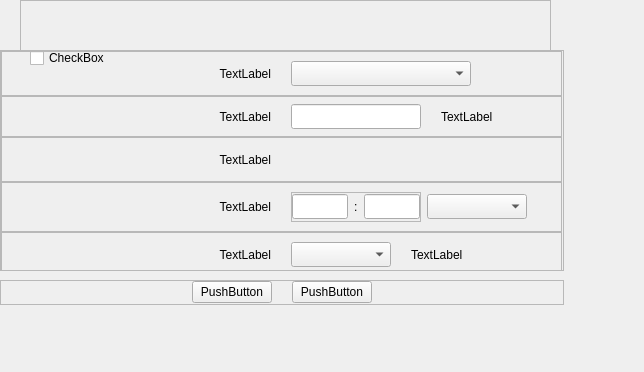
<?xml version="1.0" encoding="UTF-8"?>
<ui version="4.0">
 <class>TrafficSetting</class>
 <widget class="QWidget" name="TrafficSetting">
  <property name="geometry">
   <rect>
    <x>0</x>
    <y>0</y>
    <width>644</width>
    <height>372</height>
   </rect>
  </property>
  <property name="windowTitle">
   <string>Form</string>
  </property>
  <widget class="QCheckBox" name="checkBox">
   <property name="geometry">
    <rect>
     <x>30</x>
     <y>50</y>
     <width>191</width>
     <height>16</height>
    </rect>
   </property>
   <property name="text">
    <string>CheckBox</string>
   </property>
  </widget>
  <widget class="QFrame" name="frame">
   <property name="geometry">
    <rect>
     <x>20</x>
     <y>0</y>
     <width>531</width>
     <height>52</height>
    </rect>
   </property>
   <property name="frameShape">
    <enum>QFrame::StyledPanel</enum>
   </property>
   <property name="frameShadow">
    <enum>QFrame::Raised</enum>
   </property>
   <layout class="QHBoxLayout" name="horizontalLayout_12">
    <property name="margin">
     <number>0</number>
    </property>
    <item>
     <widget class="QLabel" name="label_7">
      <property name="sizePolicy">
       <sizepolicy hsizetype="Expanding" vsizetype="Preferred">
        <horstretch>0</horstretch>
        <verstretch>0</verstretch>
       </sizepolicy>
      </property>
      <property name="text">
       <string/>
      </property>
     </widget>
    </item>
    <item>
     <widget class="QProgressIndicator" name="widget" native="true">
      <property name="minimumSize">
       <size>
        <width>50</width>
        <height>0</height>
       </size>
      </property>
     </widget>
    </item>
    <item>
     <spacer name="horizontalSpacer_2">
      <property name="orientation">
       <enum>Qt::Horizontal</enum>
      </property>
      <property name="sizeType">
       <enum>QSizePolicy::Fixed</enum>
      </property>
      <property name="sizeHint" stdset="0">
       <size>
        <width>75</width>
        <height>20</height>
       </size>
      </property>
     </spacer>
    </item>
   </layout>
  </widget>
  <widget class="QFrame" name="frame_2">
   <property name="geometry">
    <rect>
     <x>0</x>
     <y>280</y>
     <width>564</width>
     <height>25</height>
    </rect>
   </property>
   <property name="frameShape">
    <enum>QFrame::StyledPanel</enum>
   </property>
   <property name="frameShadow">
    <enum>QFrame::Raised</enum>
   </property>
   <layout class="QHBoxLayout" name="horizontalLayout_13">
    <property name="spacing">
     <number>20</number>
    </property>
    <property name="margin">
     <number>0</number>
    </property>
    <item>
     <spacer name="horizontalSpacer_7">
      <property name="orientation">
       <enum>Qt::Horizontal</enum>
      </property>
      <property name="sizeHint" stdset="0">
       <size>
        <width>89</width>
        <height>20</height>
       </size>
      </property>
     </spacer>
    </item>
    <item>
     <widget class="QPushButton" name="pushButton">
      <property name="text">
       <string>PushButton</string>
      </property>
     </widget>
    </item>
    <item>
     <widget class="QPushButton" name="pushButton_2">
      <property name="text">
       <string>PushButton</string>
      </property>
     </widget>
    </item>
    <item>
     <spacer name="horizontalSpacer_8">
      <property name="orientation">
       <enum>Qt::Horizontal</enum>
      </property>
      <property name="sizeHint" stdset="0">
       <size>
        <width>40</width>
        <height>20</height>
       </size>
      </property>
     </spacer>
    </item>
   </layout>
  </widget>
  <widget class="QFrame" name="frame_9">
   <property name="geometry">
    <rect>
     <x>0</x>
     <y>50</y>
     <width>564</width>
     <height>221</height>
    </rect>
   </property>
   <property name="frameShape">
    <enum>QFrame::StyledPanel</enum>
   </property>
   <property name="frameShadow">
    <enum>QFrame::Raised</enum>
   </property>
   <widget class="QWidget" name="layoutWidget">
    <property name="geometry">
     <rect>
      <x>1</x>
      <y>1</y>
      <width>561</width>
      <height>226</height>
     </rect>
    </property>
    <layout class="QVBoxLayout" name="verticalLayout">
     <property name="spacing">
      <number>0</number>
     </property>
     <item>
      <widget class="QFrame" name="frame_4">
       <property name="frameShape">
        <enum>QFrame::StyledPanel</enum>
       </property>
       <property name="frameShadow">
        <enum>QFrame::Raised</enum>
       </property>
       <layout class="QHBoxLayout" name="horizontalLayout_11">
        <property name="spacing">
         <number>20</number>
        </property>
        <item>
         <widget class="QLabel" name="label_2">
          <property name="sizePolicy">
           <sizepolicy hsizetype="Expanding" vsizetype="Preferred">
            <horstretch>0</horstretch>
            <verstretch>0</verstretch>
           </sizepolicy>
          </property>
          <property name="minimumSize">
           <size>
            <width>260</width>
            <height>25</height>
           </size>
          </property>
          <property name="maximumSize">
           <size>
            <width>260</width>
            <height>25</height>
           </size>
          </property>
          <property name="text">
           <string>TextLabel</string>
          </property>
          <property name="alignment">
           <set>Qt::AlignRight|Qt::AlignTrailing|Qt::AlignVCenter</set>
          </property>
         </widget>
        </item>
        <item>
         <layout class="QHBoxLayout" name="horizontalLayout_2">
          <item>
           <widget class="QComboBox" name="comboBox">
            <property name="minimumSize">
             <size>
              <width>180</width>
              <height>25</height>
             </size>
            </property>
            <property name="maximumSize">
             <size>
              <width>16777215</width>
              <height>16777215</height>
             </size>
            </property>
           </widget>
          </item>
          <item>
           <spacer name="horizontalSpacer">
            <property name="orientation">
             <enum>Qt::Horizontal</enum>
            </property>
            <property name="sizeHint" stdset="0">
             <size>
              <width>40</width>
              <height>20</height>
             </size>
            </property>
           </spacer>
          </item>
         </layout>
        </item>
       </layout>
      </widget>
     </item>
     <item>
      <widget class="QFrame" name="frame_5">
       <property name="frameShape">
        <enum>QFrame::StyledPanel</enum>
       </property>
       <property name="frameShadow">
        <enum>QFrame::Raised</enum>
       </property>
       <layout class="QHBoxLayout" name="horizontalLayout_7">
        <property name="spacing">
         <number>20</number>
        </property>
        <property name="topMargin">
         <number>2</number>
        </property>
        <property name="bottomMargin">
         <number>2</number>
        </property>
        <item>
         <widget class="QLabel" name="label_8">
          <property name="sizePolicy">
           <sizepolicy hsizetype="Expanding" vsizetype="Preferred">
            <horstretch>0</horstretch>
            <verstretch>0</verstretch>
           </sizepolicy>
          </property>
          <property name="minimumSize">
           <size>
            <width>260</width>
            <height>25</height>
           </size>
          </property>
          <property name="maximumSize">
           <size>
            <width>260</width>
            <height>25</height>
           </size>
          </property>
          <property name="text">
           <string>TextLabel</string>
          </property>
          <property name="alignment">
           <set>Qt::AlignRight|Qt::AlignTrailing|Qt::AlignVCenter</set>
          </property>
         </widget>
        </item>
        <item>
         <layout class="QHBoxLayout" name="horizontalLayout_3">
          <item>
           <widget class="QLineEdit" name="lineEdit">
            <property name="minimumSize">
             <size>
              <width>130</width>
              <height>25</height>
             </size>
            </property>
            <property name="maximumSize">
             <size>
              <width>130</width>
              <height>25</height>
             </size>
            </property>
           </widget>
          </item>
          <item>
           <widget class="QLabel" name="label_6">
            <property name="text">
             <string>TextLabel</string>
            </property>
           </widget>
          </item>
          <item>
           <spacer name="horizontalSpacer_4">
            <property name="orientation">
             <enum>Qt::Horizontal</enum>
            </property>
            <property name="sizeHint" stdset="0">
             <size>
              <width>40</width>
              <height>20</height>
             </size>
            </property>
           </spacer>
          </item>
         </layout>
        </item>
       </layout>
      </widget>
     </item>
     <item>
      <widget class="QFrame" name="frame_6">
       <property name="frameShape">
        <enum>QFrame::StyledPanel</enum>
       </property>
       <property name="frameShadow">
        <enum>QFrame::Raised</enum>
       </property>
       <layout class="QHBoxLayout" name="horizontalLayout_8">
        <property name="spacing">
         <number>20</number>
        </property>
        <item>
         <widget class="QLabel" name="label_9">
          <property name="sizePolicy">
           <sizepolicy hsizetype="Expanding" vsizetype="Preferred">
            <horstretch>0</horstretch>
            <verstretch>0</verstretch>
           </sizepolicy>
          </property>
          <property name="minimumSize">
           <size>
            <width>260</width>
            <height>25</height>
           </size>
          </property>
          <property name="maximumSize">
           <size>
            <width>260</width>
            <height>25</height>
           </size>
          </property>
          <property name="text">
           <string>TextLabel</string>
          </property>
          <property name="alignment">
           <set>Qt::AlignRight|Qt::AlignTrailing|Qt::AlignVCenter</set>
          </property>
         </widget>
        </item>
        <item>
         <layout class="QHBoxLayout" name="horizontalLayout_4">
          <item>
           <spacer name="horizontalSpacer_3">
            <property name="orientation">
             <enum>Qt::Horizontal</enum>
            </property>
            <property name="sizeHint" stdset="0">
             <size>
              <width>40</width>
              <height>20</height>
             </size>
            </property>
           </spacer>
          </item>
         </layout>
        </item>
       </layout>
      </widget>
     </item>
     <item>
      <widget class="QFrame" name="frame_7">
       <property name="frameShape">
        <enum>QFrame::StyledPanel</enum>
       </property>
       <property name="frameShadow">
        <enum>QFrame::Raised</enum>
       </property>
       <layout class="QHBoxLayout" name="horizontalLayout_9">
        <property name="spacing">
         <number>20</number>
        </property>
        <item>
         <widget class="QLabel" name="label">
          <property name="minimumSize">
           <size>
            <width>260</width>
            <height>25</height>
           </size>
          </property>
          <property name="maximumSize">
           <size>
            <width>260</width>
            <height>25</height>
           </size>
          </property>
          <property name="text">
           <string>TextLabel</string>
          </property>
          <property name="alignment">
           <set>Qt::AlignRight|Qt::AlignTrailing|Qt::AlignVCenter</set>
          </property>
         </widget>
        </item>
        <item>
         <layout class="QHBoxLayout" name="horizontalLayout_5">
          <property name="spacing">
           <number>6</number>
          </property>
          <property name="sizeConstraint">
           <enum>QLayout::SetFixedSize</enum>
          </property>
          <item>
           <widget class="QFrame" name="frame_3">
            <property name="minimumSize">
             <size>
              <width>130</width>
              <height>30</height>
             </size>
            </property>
            <property name="maximumSize">
             <size>
              <width>130</width>
              <height>30</height>
             </size>
            </property>
            <property name="frameShape">
             <enum>QFrame::StyledPanel</enum>
            </property>
            <property name="frameShadow">
             <enum>QFrame::Raised</enum>
            </property>
            <layout class="QHBoxLayout" name="horizontalLayout_14">
             <property name="spacing">
              <number>6</number>
             </property>
             <property name="margin">
              <number>0</number>
             </property>
             <item>
              <layout class="QHBoxLayout" name="horizontalLayout">
               <property name="sizeConstraint">
                <enum>QLayout::SetDefaultConstraint</enum>
               </property>
               <item>
                <widget class="QLineEdit" name="lineEdit_2">
                 <property name="minimumSize">
                  <size>
                   <width>0</width>
                   <height>25</height>
                  </size>
                 </property>
                </widget>
               </item>
               <item>
                <widget class="QLabel" name="label_4">
                 <property name="text">
                  <string>:</string>
                 </property>
                </widget>
               </item>
               <item>
                <widget class="QLineEdit" name="lineEdit_3">
                 <property name="minimumSize">
                  <size>
                   <width>0</width>
                   <height>25</height>
                  </size>
                 </property>
                </widget>
               </item>
              </layout>
             </item>
            </layout>
           </widget>
          </item>
          <item>
           <widget class="QComboBox" name="comboBox_2">
            <property name="sizePolicy">
             <sizepolicy hsizetype="Preferred" vsizetype="Fixed">
              <horstretch>0</horstretch>
              <verstretch>0</verstretch>
             </sizepolicy>
            </property>
            <property name="minimumSize">
             <size>
              <width>100</width>
              <height>25</height>
             </size>
            </property>
            <property name="maximumSize">
             <size>
              <width>100</width>
              <height>25</height>
             </size>
            </property>
           </widget>
          </item>
          <item>
           <spacer name="horizontalSpacer_6">
            <property name="orientation">
             <enum>Qt::Horizontal</enum>
            </property>
            <property name="sizeHint" stdset="0">
             <size>
              <width>40</width>
              <height>20</height>
             </size>
            </property>
           </spacer>
          </item>
         </layout>
        </item>
       </layout>
      </widget>
     </item>
     <item>
      <widget class="QFrame" name="frame_8">
       <property name="frameShape">
        <enum>QFrame::StyledPanel</enum>
       </property>
       <property name="frameShadow">
        <enum>QFrame::Raised</enum>
       </property>
       <layout class="QHBoxLayout" name="horizontalLayout_10">
        <property name="spacing">
         <number>20</number>
        </property>
        <item>
         <widget class="QLabel" name="label_3">
          <property name="minimumSize">
           <size>
            <width>260</width>
            <height>25</height>
           </size>
          </property>
          <property name="maximumSize">
           <size>
            <width>260</width>
            <height>25</height>
           </size>
          </property>
          <property name="text">
           <string>TextLabel</string>
          </property>
          <property name="alignment">
           <set>Qt::AlignRight|Qt::AlignTrailing|Qt::AlignVCenter</set>
          </property>
         </widget>
        </item>
        <item>
         <layout class="QHBoxLayout" name="horizontalLayout_6">
          <item>
           <widget class="QComboBox" name="comboBox_3">
            <property name="minimumSize">
             <size>
              <width>100</width>
              <height>25</height>
             </size>
            </property>
           </widget>
          </item>
          <item>
           <widget class="QLabel" name="label_5">
            <property name="text">
             <string>TextLabel</string>
            </property>
           </widget>
          </item>
          <item>
           <spacer name="horizontalSpacer_5">
            <property name="orientation">
             <enum>Qt::Horizontal</enum>
            </property>
            <property name="sizeHint" stdset="0">
             <size>
              <width>40</width>
              <height>20</height>
             </size>
            </property>
           </spacer>
          </item>
         </layout>
        </item>
       </layout>
      </widget>
     </item>
    </layout>
   </widget>
  </widget>
 </widget>
 <customwidgets>
  <customwidget>
   <class>QProgressIndicator</class>
   <extends>QWidget</extends>
   <header>QProgressIndicator.h</header>
   <container>1</container>
  </customwidget>
 </customwidgets>
 <resources/>
 <connections/>
</ui>
